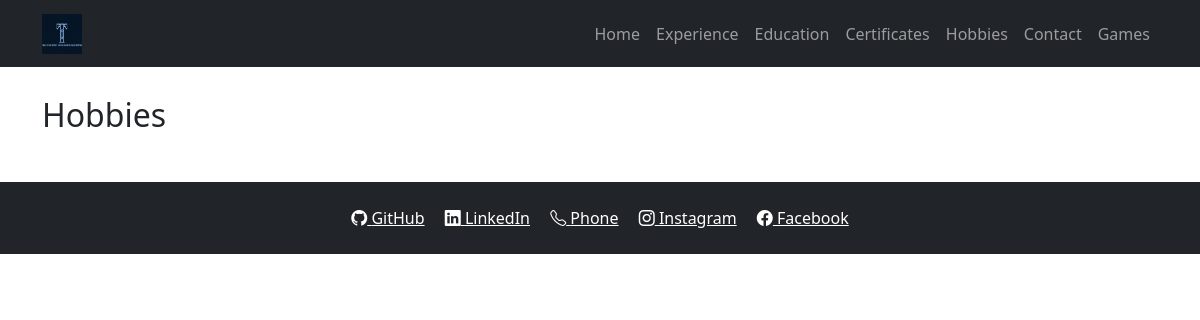
The app's page /hobbies/, older data.
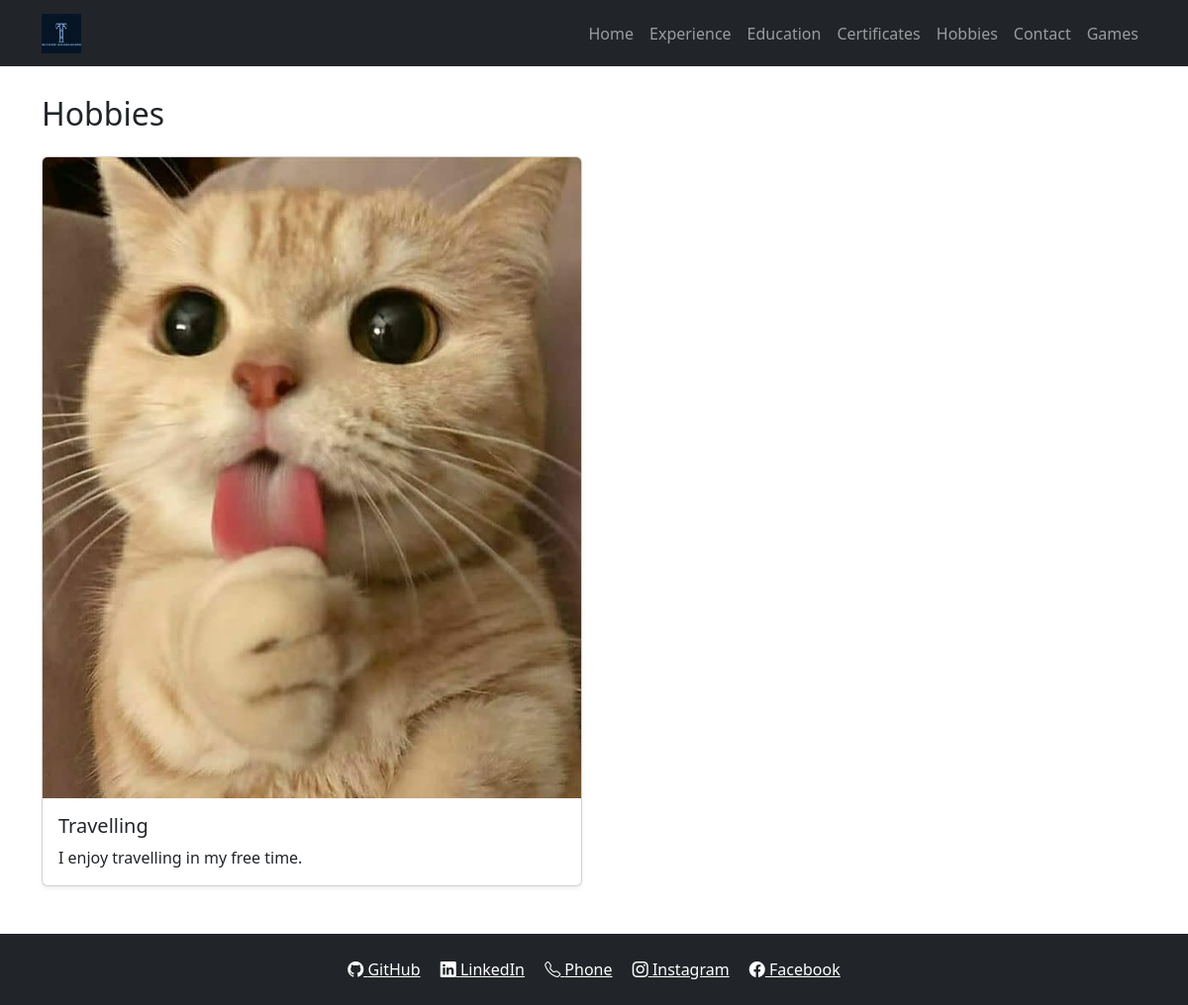
The same page, newer data.
### hobbies/models.py (models this page shows, shortened)
class Hobby(models.Model):
    name = models.CharField(max_length=100)
    description = models.TextField()
    image = models.ImageField(upload_to='hobbies/', blank=True)

### hobbies/views.py (the view)
# urls.py: path('', views.home, name='certificates-home'),
def home(request):
    hobbies = Hobby.objects.all()
    return render(request, 'hobbies/home.html', {'hobbies': hobbies})

### hobbies/templates/hobbies/home.html
{% extends "base.html" %}
{% block content %}
<h2 class="mb-4">Hobbies</h2>
<div class="row row-cols-1 row-cols-md-2 g-4">
    {% for hobby in hobbies %}
    <div class="col">
        <div class="card shadow-sm">
            {% if hobby.image %}<img src="{{ hobby.image.url }}" class="card-img-top" alt="{{ hobby.name }}">{% endif %}
            <div class="card-body">
                <h5 class="card-title">{{ hobby.name }}</h5>
                <p class="card-text">{{ hobby.description }}</p>
            </div>
        </div>
    </div>
    {% endfor %}
</div>
{% endblock %}

Row changes from the older to the newer data that the page shows:
added Hobby: image (picture), name "Travelling", description "I enjoy travelling in my free time."
